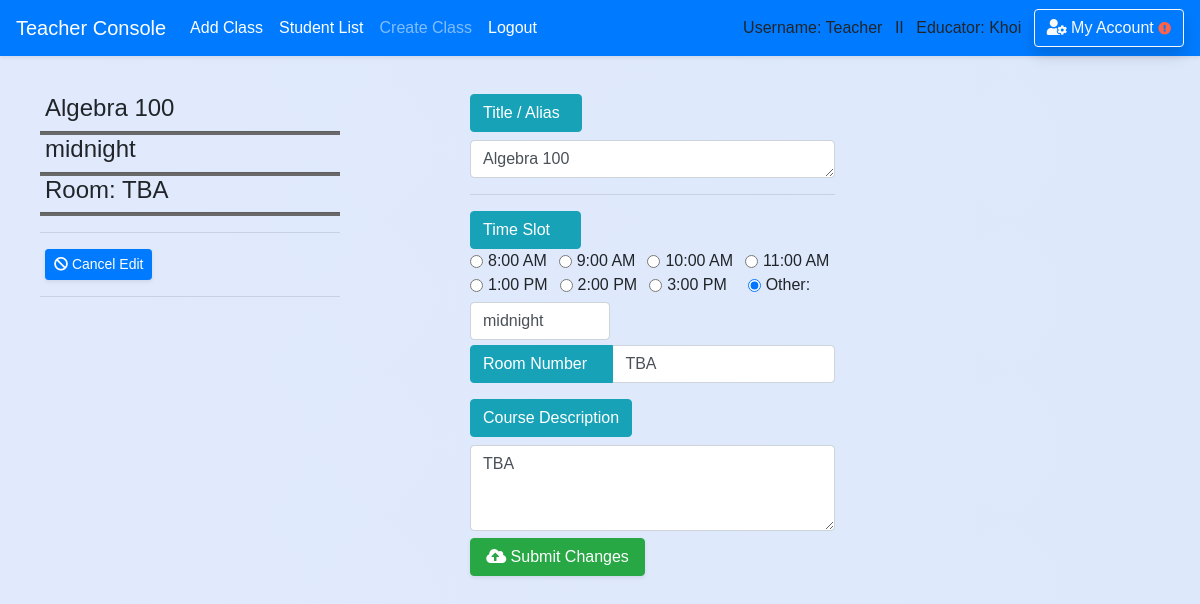
The page /teacher/classroom/edit_classroom/1 (signed in) on the database its author committed.
### school_app/models.py (models this page shows, shortened)
class Classroom(models.Model):
    course_title = models.CharField(max_length=50,default='')
    course_number = models.CharField(max_length=20,default='')
    teacher_name = models.CharField(max_length=50,default='')
    teacher_idx = models.CharField(max_length=10,default='')
    room_number = models.CharField(max_length=10,default='TBA')
    time = models.TimeField(blank=True,null=True)
    description = models.CharField(max_length=300,default='TBA')
    semester = models.CharField(max_length=50,default='')
    year = models.CharField(max_length=4,default='')
    teacher = models.ForeignKey('Teacher',blank=True, null=True, on_delete = models.SET_NULL, related_name='classroom_by_teacher')
    course = models.ForeignKey('Course',blank=True, null=True, on_delete = models.SET_NULL, related_name='course_in_classroom')
    student = models.ManyToManyField(Student, blank=True)

### school_app/views_logged.py (the view, shortened to what this page needs)
# urls.py: path('teacher/classroom/edit_classroom/', views_logged.edit_classroom, name='save_edit_classroom'),
def edit_classroom(request,classroom_id=None):
    if is_login(request) == False:
        return redirect('/login')
    if is_login(request) == True:
        if request.user.profile.is_teacher == False:
            messages.warning(request, "You don't have Instructor's Privilege!")
            return redirect('/')
        classroom = Classroom.objects.filter(id=classroom_id).first()
        course_id = classroom.course.id
        return render(request,'teacher/classroom/edit_classroom.html',
        {'classroom':classroom,'course_id':course_id})

### school_app/views_functions.py (called while the page is built)
def is_login(request):
    if not request.user.is_authenticated:
        messages.warning(request, "Please Login or Create an Account.")
        return False
    return True

### school_app/templates/teacher/classroom/edit_classroom.html (shortened to what this page needs)
{% extends 'base.html' %}
{% block content %}
<br>
<div class="container" style='padding-top:25px; padding-left:20px'>
         <div class="panel panel-login">
        <div class="panel-body">
          <div class="row">
        <h3 style='padding-left: 5px'></h3>
        <div style="width: 400px">
        <div style='width:300px'>
        <h4 style='padding-left: 5px'>{{classroom.course_title}}</h4>
        <hr class='hr-line'/>
        <h4 style='padding-left: 5px'>{{ classroom.time }}</h4>
        <hr class='hr-line'/>
        <h4 style='padding-left: 5px'>Room: {{classroom.room_number}}</h4>
        <hr class='hr-line'/>
        <hr style="text-align:left;margin-left:0;height:0px;padding: 0px"/>
        <div style='padding-left: 5px'>
          <a class="btn btn-sm btn-primary shadow-sm" href='{% url "classroom_view" course_id=course_id %}'><i class="fas fa-ban"></i> Cancel Edit</a></a>
        </div>
        <hr style="text-align:left;margin-left:0;height:0px;padding: 0px"/>
        </div>
        </div>
    <form action="/teacher/classroom/edit_classroom/", method="post", id=''> {% csrf_token %}
        <div class="input-group mb-3" style='width:400px' >
        <div>
        <div class="input-group-prepend">
          <label class="btn btn-info" for='' >Title / Alias &nbsp</label>
        </div>
          <textarea class="form-control" style='width:365px' name='course_title' maxlength='100' id="" rows="1" cols='40' data-toggle="popover" title="" data-content="For your reference only"required>{{classroom.course_title}}</textarea>
          <hr/>
          <button class="btn btn-info" >Time Slot &nbsp&nbsp&nbsp</button>
          </div>
          <div class="form-check form-check-inline">
            <input class="form-check-input" type="radio" name="time" id="" value="8:00 AM">
            <label class="form-check-label" for="">8:00 AM</label>
          </div>
          <div class="form-check form-check-inline">
            <input class="form-check-input" type="radio" name="time" id="" value="9:00 AM">
            <label class="form-check-label" for="">9:00 AM</label>
          </div>
          <div class="form-check form-check-inline">
            <input class="form-check-input" type="radio" name="time" id="" value="10:00 AM">
            <label class="form-check-label" for="">10:00 AM</label>
          </div>
          <div class="form-check form-check-inline">
            <input class="form-check-input" type="radio" name="time" id="" value="11:00 AM">
            <label class="form-check-label" for="">11:00 AM</label>
          </div>
          <br>
          <div class="form-check form-check-inline">
            <input class="form-check-input" type="radio" name="time" id="" value="1:00 PM">
            <label class="form-check-label" for="">1:00 PM</label>
          </div>
          <div class="form-check form-check-inline">
            <input class="form-check-input" type="radio" name="time" id="" value="2:00 PM">
            <label class="form-check-label" for="">2:00 PM</label>
          </div>
          <div class="form-check form-check-inline">
            <input class="form-check-input" type="radio" name="time" id="" value="3:00 PM">
            <label class="form-check-label" for="">3:00 PM &nbsp</label>
          </div>
            <div class="form-check form-check-inline">
            <input class="form-check-input" type="radio" name="time" id="" value="other" checked>
            <label class="form-check-label" for="">Other:</label>
          </div>
          <div style = 'width:140px;right-align:10px'class="form-check form-check-inline">
            <input type='text'class="form-control" name="custom_time" maxlength='8'id="" value='{{ classroom.time }}' data-toggle="popover" title="" data-content='Format hh:mm AM/PM'>
          </div><br><br>
        <div class="input-group mb-3" style='width:365px' >
          <div class="input-group-prepend">
            <button class="btn btn-info" >Room Number &nbsp&nbsp</button>
          </div>
            <input type="text" class="form-control" name='room_number'id="" maxlength="10" value='{{ classroom.room_number }}' data-toggle="popover" title="" data-content='Where you do your lecture' required>
        </div>
        <div>
          <label class="btn btn-info" for='description' >Course Description</label>
          <textarea class="form-control" style='width:365px' name='description'
          maxlength='200' id="" rows="3" cols='40' data-toggle="popover" title="" data-content="Briefly describe your Course"required>{{ classroom.description }}</textarea>
          <button style='width:175px' class="btn btn-md btn-success btn-block text-center shadow-sm"><i class="fas fa-cloud-upload-alt"></i> Submit Changes</button>
        </div>
        </div>
    </form>
{% endblock %}

### school_app/templates/base.html (shortened to what this page needs)
<!doctype html>
<html>
    <head>
{% load static %}
        <link rel="stylesheet" type="text/css" href="{% static 'school_app/style.css' %}" />
        <link rel="stylesheet" href="https://stackpath.bootstrapcdn.com/bootstrap/4.1.0/css/bootstrap.min.css">
        <link rel="stylesheet" href="https://use.fontawesome.com/releases/v5.0.13/css/all.css">
    </head>
{% if request.user.profile.is_teacher %}
  <body class='body-teacher'>
{% else %}
  <body>
{% endif %}<header>
<nav class="navbar navbar-expand-lg navbar-dark bg-primary shadow-sm fixed-top">
    <a class="navbar-brand" href="/teacher">Teacher Console</a>
    <div class="navbar-collapse collapse show" id="navbarColor02" style="">
      <ul class="navbar-nav mr-auto">
        <li class="nav-item active">
          <a class="nav-link" href="/teacher/add_class">Add Class<span class="sr-only">(current)</span></a>
        </li>
        <li class="nav-item active">
          <a class="nav-link" href="/teacher/student_list">Student List<span class="sr-only">(current)</span></a>
        </li>
        <li class="nav-item">
          <a class="nav-link" href="/teacher/add_class">Create Class</a>
        </li>
        <li class="nav-item active">
          <a class="nav-link" href="{% url 'logout' %}">Logout</a>
        </li>
      </ul>
      {% if request.user.username %}
          Username: {{ request.user.username }} &ensp;II&ensp;
      {% endif %}
      {% if request.user.profile.is_teacher %}
          Educator: {{request.user.first_name}} &ensp;
      {% endif %}
      <a href='/account_management/' class='btn btn-outline-light shadow'>
         <i class="fas fa-user-cog"></i> My Account
      {% if user.profile.home_address == '' or user.profile.phone_number == '' or user.profile.emergency_contact == '' or user.email == '' or user.profile.birth_date == '' %}
        <i class="fas fa-exclamation-circle small" style='color:tomato'></i>
      {% endif %}
      </a>
    </div>
  </nav>
    </header>
    <div class='' style='padding-top:45px'>
    {% block content %}
    {% endblock %}
    </div>
</body>
</html>

### school_app/static/school_app/style.css (style rules this page uses)
.body-teacher { font-family:sans-serif; background: linear-gradient(to right, #e0eafc, #cfdef3); background-size: 600% 100%; }
.hr-line { height: 1px; background-color: dimgrey; padding: 1px; margin: 0px; }

### school_app/templates/base.html (style rules this page uses)
form,h1,ul { padding-left: 30px; padding-right:20px; }
textarea, input { background-color: rgb(243, 245, 247) }

### rows shown on the page
Classroom: course_title "Algebra 100", time "midnight", room_number "TBA", custom_time "midnight", description "TBA"

### other values the page prints
{{ request.user.username }} "Teacher"
{{ request.user.first_name }} "Khoi"
